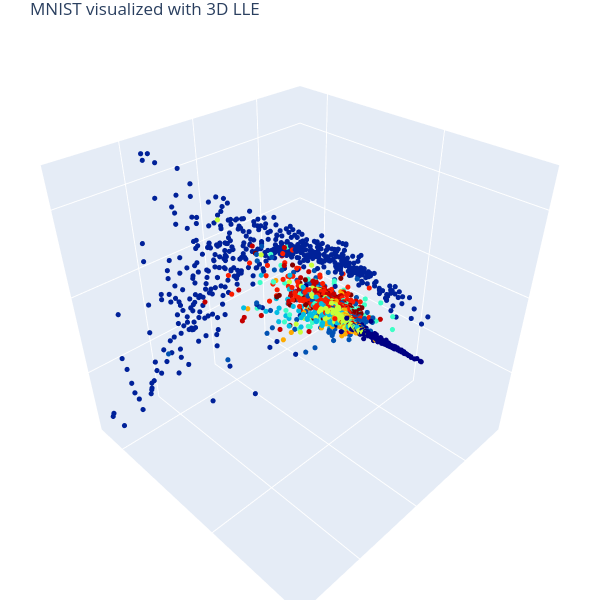

The code cell stored with this chart in its notebook:
### Code cell
# 3D Visualization
import plotly.graph_objects as go
data = go.Scatter3d(x=Xvis, y=Yvis, z=Zvis, mode='markers', marker=dict(size=3, color=Cgt, colorscale='jet', opacity=1)) # data as points
# data = go.Scatter3d(x=Xvis, y=Yvis, z=Zvis, mode='markers', marker=dict(size=1, color=C, colorscale='jet', opacity=1, showscale=True)) # w/ colobar 
fig = go.Figure(data=[data]) 
fig.update_layout(margin=dict(l=0, r=0, b=0, t=30, pad=0)) # tight layout but t=25 required for showing title 
fig.update_layout(autosize=False, width=600, height=600, title_text="MNIST visualized with 3D LLE") # figure size and title
# fig.update_layout(scene = dict(xaxis = dict(visible=False), yaxis = dict(visible=False), zaxis = dict(visible=False))) # no grid, no axis 
# fig.update_layout(scene = dict(xaxis_title = ' ', yaxis_title = ' ', zaxis_title = ' ')) # no axis name 
fig.update_layout(scene = dict(zaxis = dict(showgrid = True, showticklabels = False), zaxis_title = ' ') ) # no range values, no axis name, grid on
fig.update_layout(scene = dict(yaxis = dict(showgrid = True, showticklabels = False), yaxis_title = ' ') ) # no range values, no axis name, grid on
fig.update_layout(scene = dict(xaxis = dict(showgrid = True, showticklabels = False), xaxis_title = ' ') ) # no range values, no axis name, grid on
fig.layout.scene.aspectratio = {'x':1, 'y':1, 'z':1}
fig.show()

### Figure 1 — Plotly figure (JSON) as saved in the notebook; plotly's stock layout.template omitted (floating-point values rounded to 4 significant figures; data arrays with more than 128 entries replaced by an {"elided": "..."} marker saying what was removed)
{"data": [{"marker": {"color": {"elided": "5000 int values"}, "colorscale": [[0, "rgb(0,0,131)"], [0.2, "rgb(0,60,170)"], [0.4, "rgb(5,255,255)"], [0.6, "rgb(255,255,0)"], [0.8, "rgb(250,0,0)"], [1, "rgb(128,0,0)"]], "opacity": 1, "size": 3}, "mode": "markers", "type": "scatter3d", "x": {"elided": "5000 float values"}, "y": {"elided": "5000 float values"}, "z": {"elided": "5000 float values"}}], "layout": {"autosize": false, "height": 600, "margin": {"b": 0, "l": 0, "pad": 0, "r": 0, "t": 30}, "scene": {"aspectratio": {"x": 1, "y": 1, "z": 1}, "xaxis": {"showgrid": true, "showticklabels": false, "title": {"text": " "}, "type": "linear"}, "yaxis": {"showgrid": true, "showticklabels": false, "title": {"text": " "}, "type": "linear"}, "zaxis": {"showgrid": true, "showticklabels": false, "title": {"text": " "}, "type": "linear"}}, "title": {"text": "MNIST visualized with 3D LLE"}, "width": 600}}
